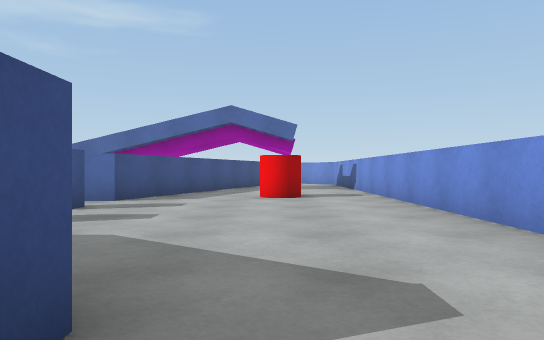
view 1 (above)

20 first-person views from a walk through a Unity game level. The camera is 0.65 m above the floor, looks level and sees 70° across. The floor is counted in squares, 1 m on a side. Each view is taken from the middle of a square. On the plan, view 1 faces up. The plan holds only what a view shows up to about 11 squares ahead; the rest is blank. The place goes on beyond the plan.

view 2
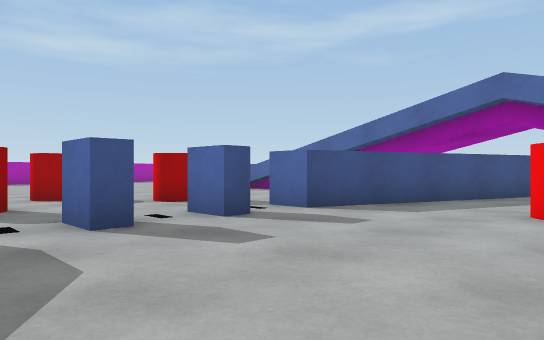

view 3
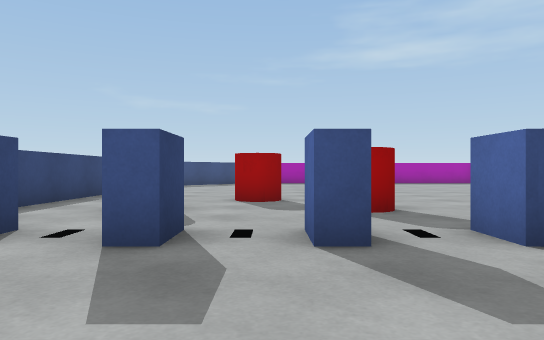

view 4
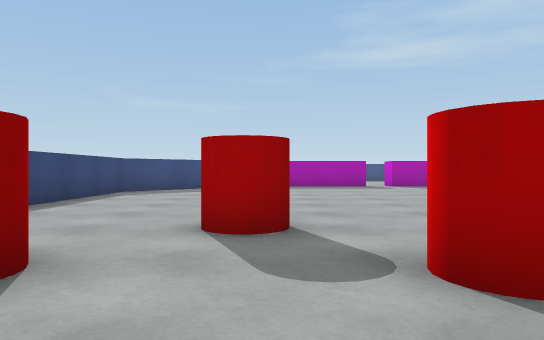

view 5
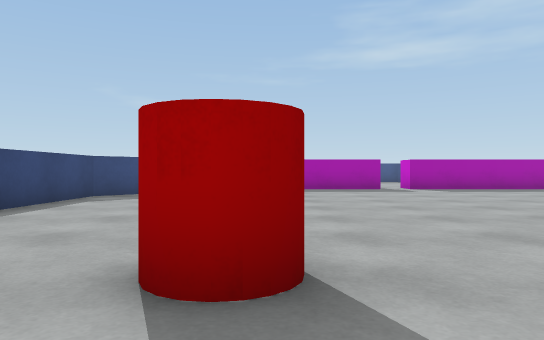

view 6
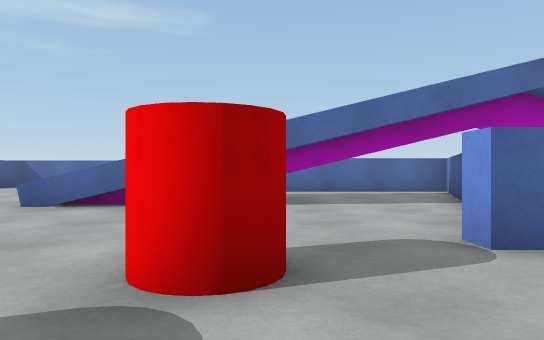

view 7
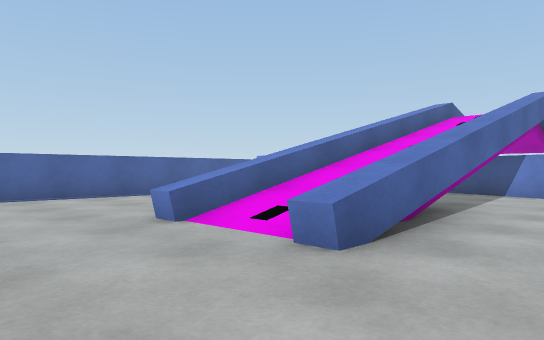

view 8
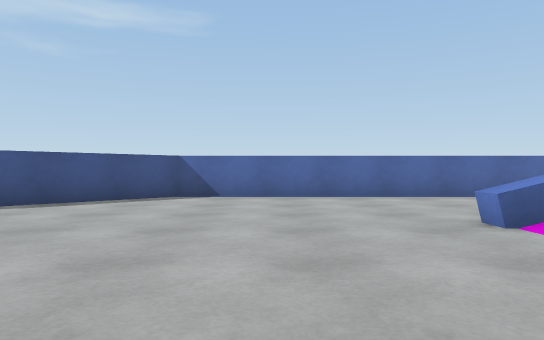

view 9
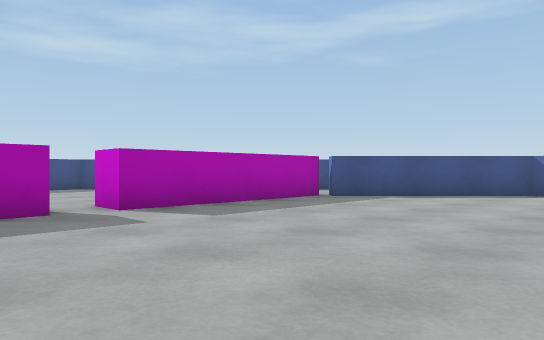

view 10
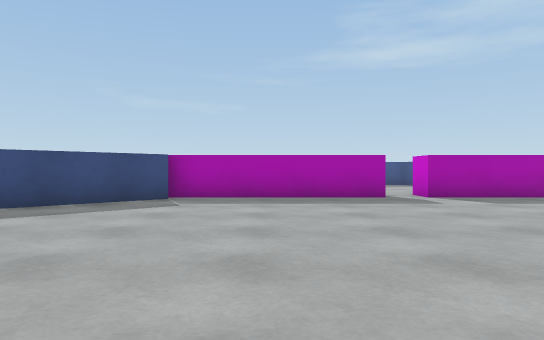

view 11
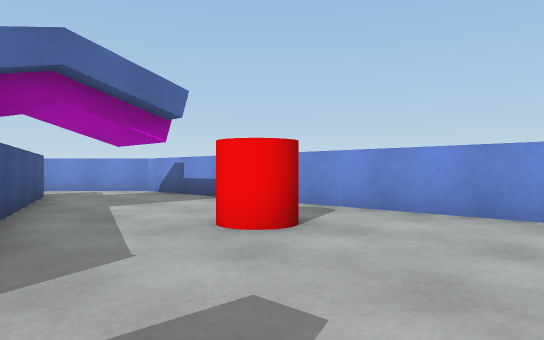

view 12
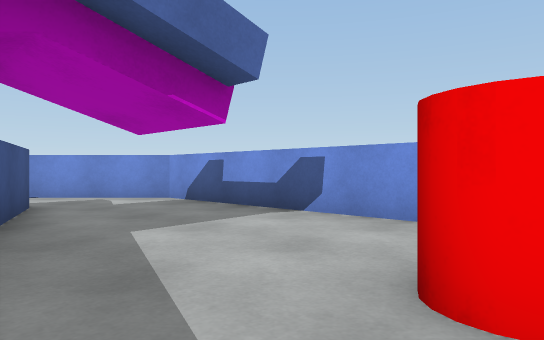

view 13
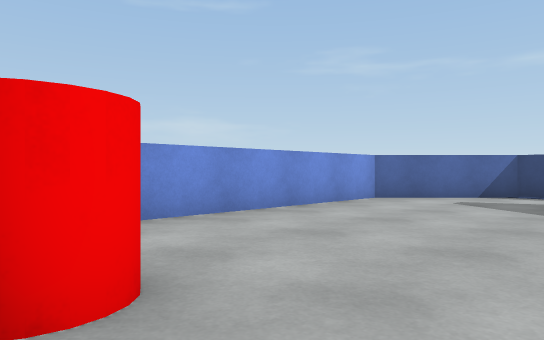

view 14
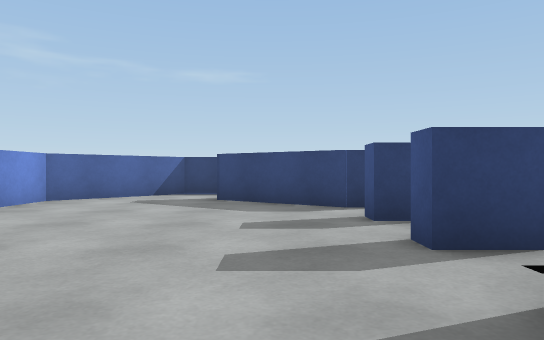

view 15
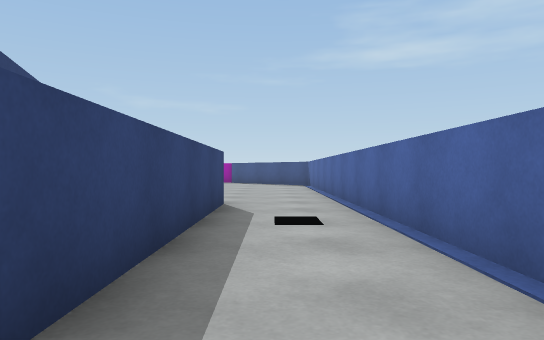

view 16
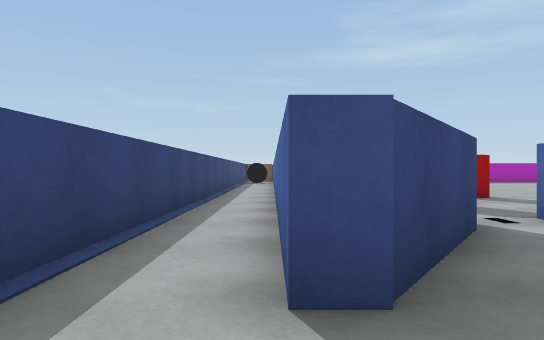

view 17
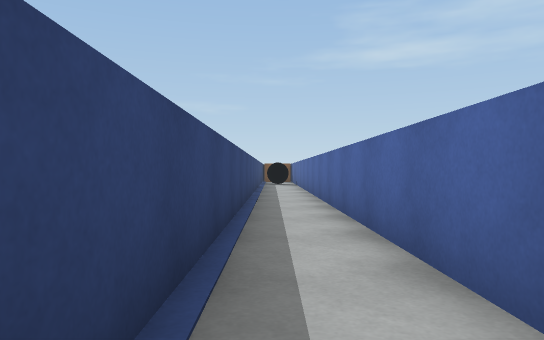

view 18
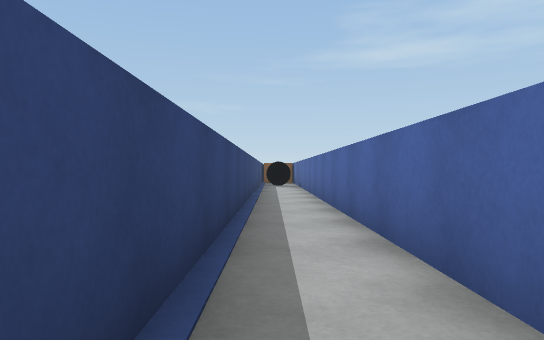

view 19
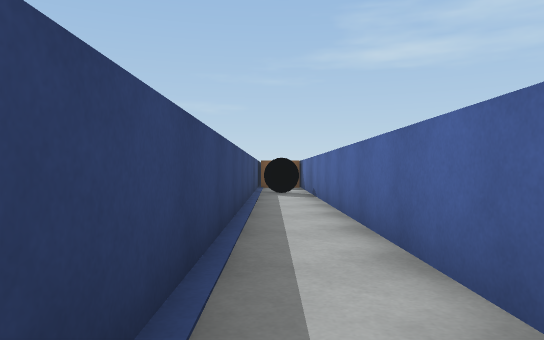

view 20
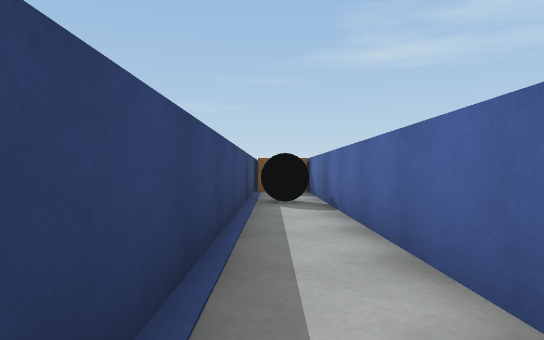

### Floor plan
Key: @ floor where view 1 was taken; # wall or solid block; . floor; / step, stairs or slope; = window, fence, low wall or low ledge; ^ raised ledge; C red cylinder; B blue block; L black ball; O other object.
Columns run from 25 left of view 1 to 3 right of it. Each row starts with its distance up from view 1.
 20          ##################
 19          #................##
 18         ##.................##
 17        ##..........######...#
 16       ##........    ....#...#
 15       #........^^==.....#...#
 14       #........//////..##...#
 13       #........///  /..#....#
 12 ...   #........^^^^....#....#
 11 .....##...............##....#
 10    ...................#..C..#
  9       #...............#..C..#
  8       #...........CC.B#.....#
  7       #............C.B......#
  6       #.........CC..........#
  5       #..........C...B......#
  4       ##..........CC........#
  3        ##............B##....#
  2     O   ##..........   #....#
  1     #####################..##
  0     #..L.................@##
 -1     #######################

Where each view was taken, in squares from view 1:
view 1: 0 up, 0 right, facing up
view 2: 3 up, 1 right, facing up-left
view 3: 6 up, 0 right, facing left
view 4: 6 up, 4 left, facing left
view 5: 6 up, 6 left, facing left
view 6: 5 up, 6 left, facing up
view 7: 10 up, 13 left, facing up-right
view 8: 10 up, 13 left, facing up
view 9: 8 up, 13 left, facing up-left
view 10: 7 up, 10 left, facing left
view 11: 6 up, 3 left, facing up-right
view 12: 9 up, 2 left, facing up-right
view 13: 10 up, 2 left, facing down-right
view 14: 10 up, 2 left, facing down
view 15: 18 up, 1 right, facing left
view 16: 1 up, 1 right, facing left
view 17: 0 up, 0 right, facing left
view 18: 0 up, 2 left, facing left
view 19: 0 up, 7 left, facing left
view 20: 0 up, 10 left, facing left
